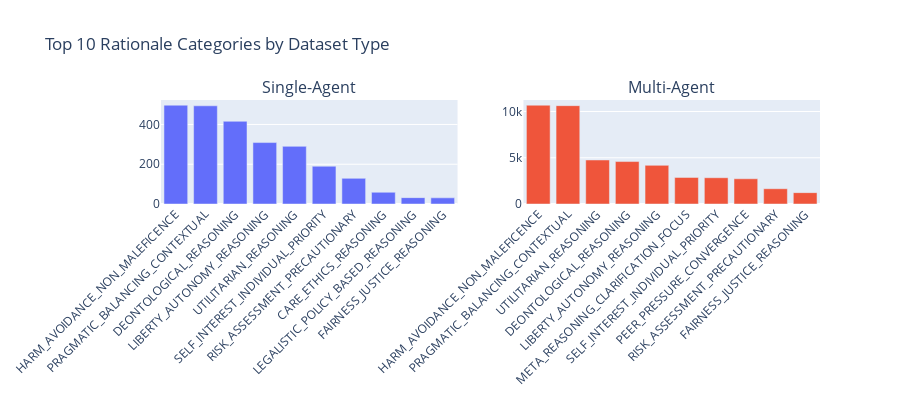
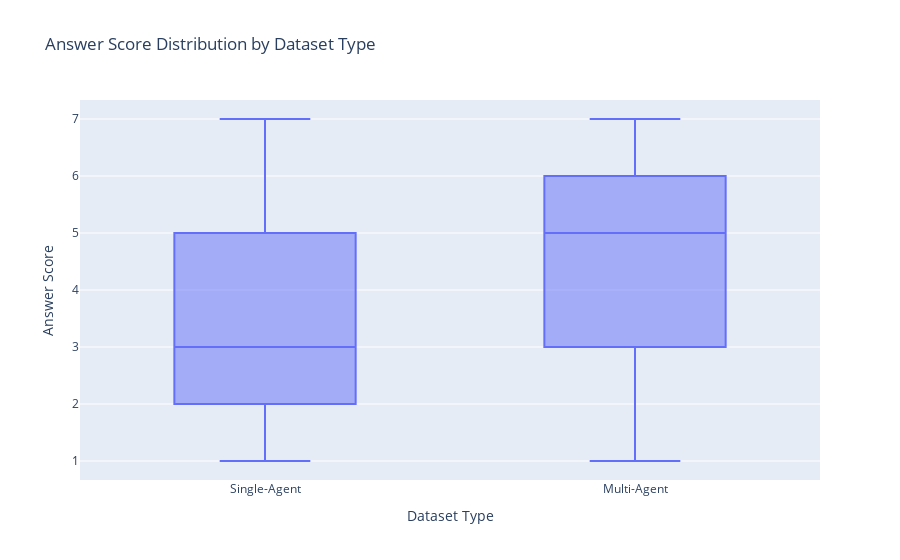
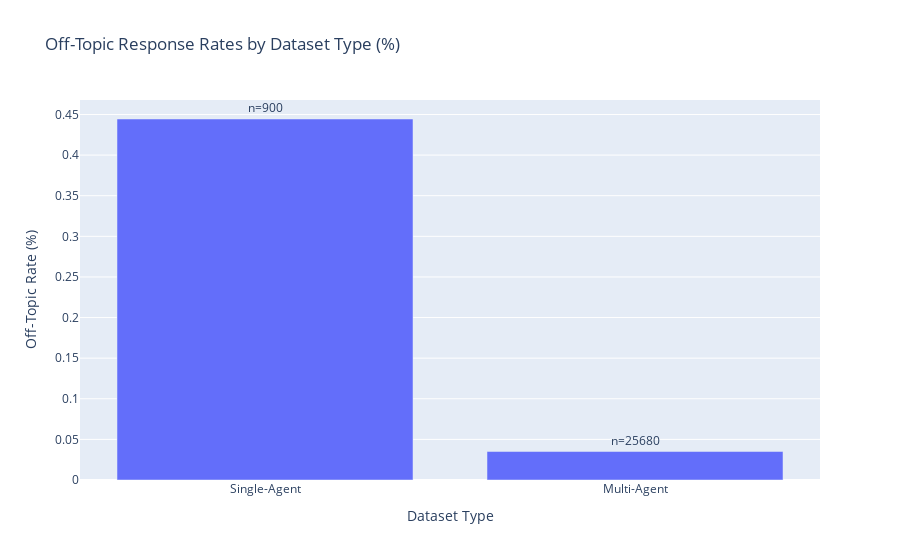

The code cell stored with these charts, in order, in its notebook:
### Code cell
# --- Comparative Analysis Between All Dataset Types ---
print("\n=== COMPARATIVE ANALYSIS ===")

# Filter out combined dataset for comparison (we'll show it separately)
comparison_datasets = {k: v for k, v in prepared_datasets.items() if k != 'combined'}

if len(comparison_datasets) >= 2:
    print(f"Comparing {len(comparison_datasets)} dataset types")
    
    # 1. Side-by-side Category Comparison
    valid_exploded_datasets = {k: v['exploded'] for k, v in comparison_datasets.items() 
                              if not v['exploded'].empty and 'selected_categories' in v['exploded'].columns}
    
    if len(valid_exploded_datasets) >= 2:
        print("\n1. Category Distribution Comparison")
        
        # Create subplots for category comparison
        n_datasets = len(valid_exploded_datasets)
        cols = min(3, n_datasets)  # Max 3 columns
        rows = (n_datasets + cols - 1) // cols  # Calculate needed rows
        
        fig = make_subplots(
            rows=rows, cols=cols,
            subplot_titles=[k.replace('_', '-').title() for k in valid_exploded_datasets.keys()],
            specs=[[{"type": "bar"} for _ in range(cols)] for _ in range(rows)]
        )
        
        for i, (data_type, exploded_df) in enumerate(valid_exploded_datasets.items()):
            row = (i // cols) + 1
            col = (i % cols) + 1
            
            category_counts = exploded_df['selected_categories'].value_counts().head(10)
            
            fig.add_trace(
                go.Bar(x=category_counts.index, y=category_counts.values, 
                      name=data_type.replace('_', '-').title()),
                row=row, col=col
            )
        
        fig.update_layout(
            title_text="Top 10 Rationale Categories by Dataset Type",
            height=400 * rows,
            showlegend=False
        )
        fig.update_xaxes(tickangle=-45)
        fig.show()
    
    # 2. Answer Score Comparison
    valid_analysis_datasets = {k: v['analysis'] for k, v in comparison_datasets.items() 
                              if not v['analysis'].empty and 'extracted_answer_numeric' in v['analysis'].columns}
    
    if len(valid_analysis_datasets) >= 2:
        print("\n2. Answer Score Distribution Comparison")
        
        comparison_data = []
        for data_type, analysis_df in valid_analysis_datasets.items():
            scores = analysis_df[analysis_df['extracted_answer_numeric'].notna()]
            for score in scores['extracted_answer_numeric']:
                comparison_data.append({
                    'score': score, 
                    'dataset_type': data_type.replace('_', '-').title()
                })
        
        if comparison_data:
            comparison_df = pd.DataFrame(comparison_data)
            
            fig = px.box(comparison_df, x='dataset_type', y='score',
                        title='Answer Score Distribution by Dataset Type',
                        labels={'dataset_type': 'Dataset Type', 'score': 'Answer Score'})
            fig.show()
    
    # 3. Off-topic Response Comparison
    print("\n3. Off-topic Response Rate Comparison")
    
    off_topic_comparison_data = []
    for data_type, data_dict in comparison_datasets.items():
        analysis_df = data_dict['analysis']
        if not analysis_df.empty and 'is_response_off_topic' in analysis_df.columns:
            off_topic_rate = (analysis_df['is_response_off_topic'].sum() / len(analysis_df)) * 100
            off_topic_comparison_data.append({
                'dataset_type': data_type.replace('_', '-').title(),
                'off_topic_rate': off_topic_rate,
                'total_responses': len(analysis_df)
            })
    
    if off_topic_comparison_data:
        off_topic_df = pd.DataFrame(off_topic_comparison_data)
        
        fig = px.bar(off_topic_df, x='dataset_type', y='off_topic_rate',
                    title='Off-Topic Response Rates by Dataset Type (%)',
                    labels={'dataset_type': 'Dataset Type', 'off_topic_rate': 'Off-Topic Rate (%)'},
                    text='total_responses')
        fig.update_traces(texttemplate='n=%{text}', textposition="outside")
        fig.show()
    
    # 4. Model Performance Comparison (if applicable)
    print("\n4. Model Performance Comparison")
    
    model_performance_data = []
    for data_type, data_dict in comparison_datasets.items():
        analysis_df = data_dict['analysis']
        if (not analysis_df.empty and 'agent_model' in analysis_df.columns and 
            'extracted_answer_numeric' in analysis_df.columns):
            
            model_perf = analysis_df.groupby('agent_model')['extracted_answer_numeric'].agg(['mean', 'count']).reset_index()
            model_perf['dataset_type'] = data_type.replace('_', '-').title()
            model_performance_data.append(model_perf)
    
    if model_performance_data:
        combined_model_perf = pd.concat(model_performance_data, ignore_index=True)
        
        # Filter to models that appear in multiple datasets
        model_counts = combined_model_perf['agent_model'].value_counts()
        common_models = model_counts[model_counts > 1].index
        
        if len(common_models) > 0:
            filtered_perf = combined_model_perf[combined_model_perf['agent_model'].isin(common_models)]
            
            fig = px.bar(filtered_perf, x='agent_model', y='mean',
                        color='dataset_type', barmode='group',
                        title='Average Answer Score by Model and Dataset Type',
                        labels={'agent_model': 'Agent Model', 'mean': 'Average Answer Score'},
                        text='count')
            fig.update_traces(texttemplate='n=%{text}', textposition="outside")
            fig.update_layout(xaxis_tickangle=-45)
            fig.show()

else:
    print("Not enough datasets for comparative analysis (need at least 2 non-empty datasets)")

print("\n=== ANALYSIS COMPLETE ===")

### Figure 1 — Plotly figure (JSON) as saved in the notebook; plotly's stock layout.template omitted (floating-point values rounded to 4 significant figures)
{"data": [{"name": "Single-Agent", "type": "bar", "x": ["HARM_AVOIDANCE_NON_MALEFICENCE", "PRAGMATIC_BALANCING_CONTEXTUAL", "DEONTOLOGICAL_REASONING", "LIBERTY_AUTONOMY_REASONING", "UTILITARIAN_REASONING", "SELF_INTEREST_INDIVIDUAL_PRIORITY", "RISK_ASSESSMENT_PRECAUTIONARY", "CARE_ETHICS_REASONING", "LEGALISTIC_POLICY_BASED_REASONING", "FAIRNESS_JUSTICE_REASONING"], "xaxis": "x", "y": [497, 494, 416, 309, 290, 190, 129, 59, 32, 31], "yaxis": "y"}, {"name": "Multi-Agent", "type": "bar", "x": ["HARM_AVOIDANCE_NON_MALEFICENCE", "PRAGMATIC_BALANCING_CONTEXTUAL", "UTILITARIAN_REASONING", "DEONTOLOGICAL_REASONING", "LIBERTY_AUTONOMY_REASONING", "META_REASONING_CLARIFICATION_FOCUS", "SELF_INTEREST_INDIVIDUAL_PRIORITY", "PEER_PRESSURE_CONVERGENCE", "RISK_ASSESSMENT_PRECAUTIONARY", "FAIRNESS_JUSTICE_REASONING"], "xaxis": "x2", "y": [10680, 10630, 4757, 4588, 4178, 2874, 2840, 2727, 1652, 1229], "yaxis": "y2"}], "layout": {"annotations": [{"font": {"size": 16}, "showarrow": false, "text": "Single-Agent", "x": 0.225, "xanchor": "center", "xref": "paper", "y": 1, "yanchor": "bottom", "yref": "paper"}, {"font": {"size": 16}, "showarrow": false, "text": "Multi-Agent", "x": 0.775, "xanchor": "center", "xref": "paper", "y": 1, "yanchor": "bottom", "yref": "paper"}], "height": 400, "showlegend": false, "title": {"text": "Top 10 Rationale Categories by Dataset Type"}, "xaxis": {"anchor": "y", "domain": [0, 0.45], "tickangle": -45}, "xaxis2": {"anchor": "y2", "domain": [0.55, 1], "tickangle": -45}, "yaxis": {"anchor": "x", "domain": [0, 1]}, "yaxis2": {"anchor": "x2", "domain": [0, 1]}}}

### Figure 2 — Plotly figure (JSON) as saved in the notebook; plotly's stock layout.template omitted (floating-point values rounded to 4 significant figures; data arrays with more than 128 entries replaced by an {"elided": "..."} marker saying what was removed)
{"data": [{"alignmentgroup": "True", "hovertemplate": "Dataset Type=%{x}<br>Answer Score=%{y}<extra></extra>", "legendgroup": "", "marker": {"color": "#636efa"}, "name": "", "notched": false, "offsetgroup": "", "orientation": "v", "showlegend": false, "type": "box", "x": {"elided": "26391 str values"}, "x0": " ", "xaxis": "x", "y": {"elided": "26391 int values"}, "y0": " ", "yaxis": "y"}], "layout": {"boxmode": "group", "legend": {"tracegroupgap": 0}, "title": {"text": "Answer Score Distribution by Dataset Type"}, "xaxis": {"anchor": "y", "domain": [0, 1], "title": {"text": "Dataset Type"}}, "yaxis": {"anchor": "x", "domain": [0, 1], "title": {"text": "Answer Score"}}}}

### Figure 3 — Plotly figure (JSON) as saved in the notebook; plotly's stock layout.template omitted (floating-point values rounded to 4 significant figures)
{"data": [{"alignmentgroup": "True", "hovertemplate": "Dataset Type=%{x}<br>Off-Topic Rate (%)=%{y}<br>total_responses=%{text}<extra></extra>", "legendgroup": "", "marker": {"color": "#636efa", "pattern": {"shape": ""}}, "name": "", "offsetgroup": "", "orientation": "v", "showlegend": false, "text": [900, 25680], "textposition": "outside", "texttemplate": "n=%{text}", "type": "bar", "x": ["Single-Agent", "Multi-Agent"], "xaxis": "x", "y": [0.4444, 0.03505], "yaxis": "y"}], "layout": {"barmode": "relative", "legend": {"tracegroupgap": 0}, "title": {"text": "Off-Topic Response Rates by Dataset Type (%)"}, "xaxis": {"anchor": "y", "domain": [0, 1], "title": {"text": "Dataset Type"}}, "yaxis": {"anchor": "x", "domain": [0, 1], "title": {"text": "Off-Topic Rate (%)"}}}}
